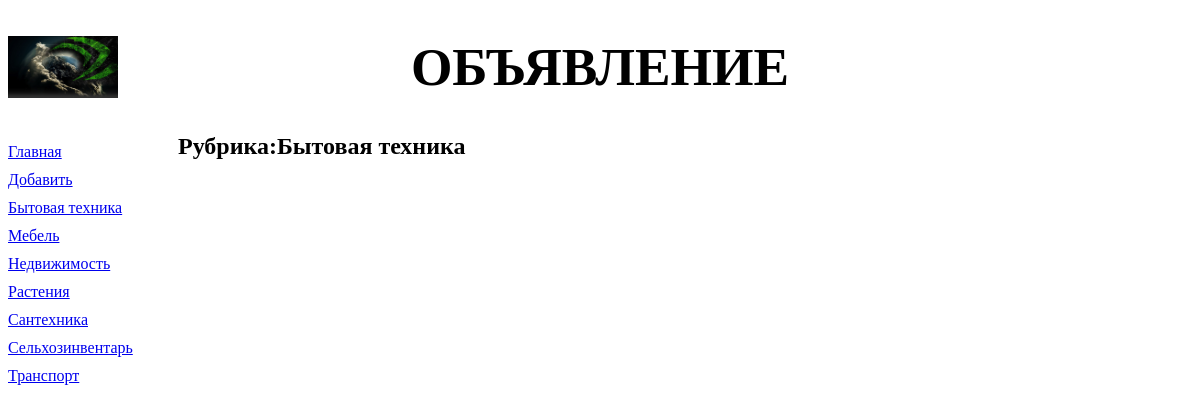
The page /bboard/3/ on the database as committed earlier.
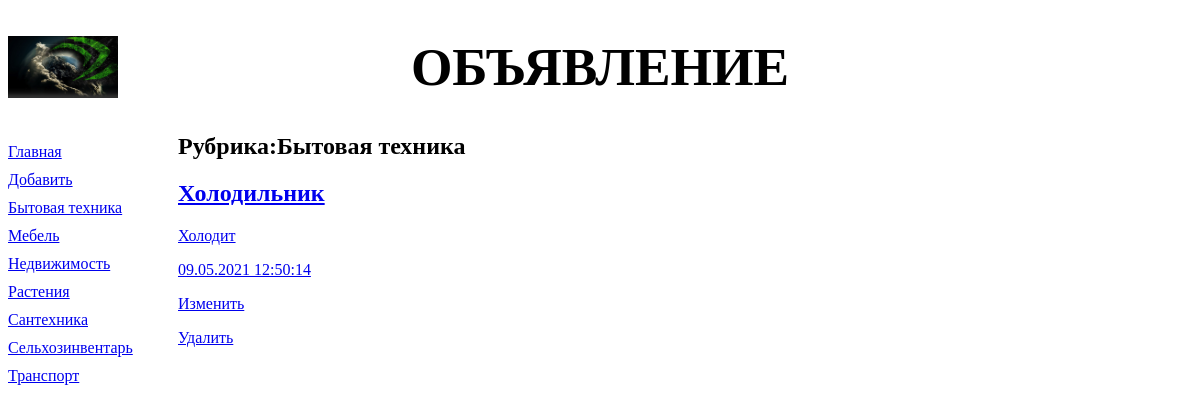
The same page on the database as committed later.
### bboard/models.py (models this page shows, shortened)
class Rubric(models.Model):
    name = models.CharField(max_length=20, db_index=True, verbose_name='Название')
    class Meta:
        verbose_name_plural = 'Рубрики'
        verbose_name = 'Рубрика'
        ordering = ['name']

class Bb(models.Model):
    title = models.CharField(max_length=50, verbose_name='Товар')
    content = models.TextField(null=True, blank=True, verbose_name='Описание')
    price = models.FloatField(null=True, blank=True, verbose_name='Цена')
    published = models.DateTimeField(auto_now_add=True, db_index=True, verbose_name='Опубликованно')
    rubric = models.ForeignKey('Rubric', null=True, on_delete=models.PROTECT, verbose_name='Рубрика')
    def title_and_price(self):
        if self.price:
            return '%s (%.2f)' % (self.title, self.price)
        else:
            return self.title
    title_and_price.short_description = 'Название и цена'
    class Meta:
        verbose_name_plural = 'Объявления'
        verbose_name = 'Объявление'
        ordering = ['-published']

### bboard/views.py (the view)
class BbByRubricView(SingleObjectMixin,ListView):
    template_name = 'bboard/by_rubric.html'
    pk_url_kwarg = 'rubric_id'
    def get(self, request, *args, **kwargs):
        self.object = self.get_object(queryset = Rubric.objects.all())
        return super().get(request, *args, **kwargs)
    def get_context_data(self, **kwargs):
        context = super().get_context_data(**kwargs)
        context['current_rubric'] = self.object
        context['rubrics'] = Rubric.objects.all()
        context['bbs'] = context['object_list']
        return context
    def get_queryset(self):
        return self.object.bb_set.all()

### bboard/templates/bboard/by_rubric.html (shortened to what this page needs)
{% extends "layout/basic.html" %}
{% block content %}
<h2>Рубрика:{{ current_rubric.name }}</h2>
{% for bb in bbs %}
<div>
	<h2><a href="{% url 'detail' pk=bb.pk %}">{{ bb.title }}</h2>
	<p>{{ bb.content }}</p>
	<p>{{ bb.published|date:"d.m.Y H:i:s" }}</p>
	<p><a href="{% url 'bb_form' pk=bb.pk %}">Изменить</a></p>
	<p><a href="{% url 'bb_confirm_delete' pk=bb.pk %}">Удалить</a></p>
</div>
{% endfor %}
{% endblock %}

### bboard/templates/layout/basic.html (shortened to what this page needs)
{% load static %}
<!DOCTYPE html>
<html>
	<head>
		<link rel="stylesheet" type="text/css" href="{% static 'bboard/style.css' %}">
	</head>
	<body>
		<header>
			<h1>Объявление</h1>
		</header>
		<nav>
			<a href="{% url 'index' %}">Главная</a>
			<a href="{% url 'add' %}">Добавить</a>
			{% for rubric in rubrics %}
			<a href="{% url 'by_rubric' rubric.pk %}">{{ rubric.name }}</a>
			{% endfor %}
		</nav>
		<section>
		{% block content %}
		{% endblock %}
		</section>
	</body>
</html>

Rows that differ between the two databases and show on the page:
added Bb: title "Холодильник", content "Холодит", published "09.05.2021 12:50:14"
